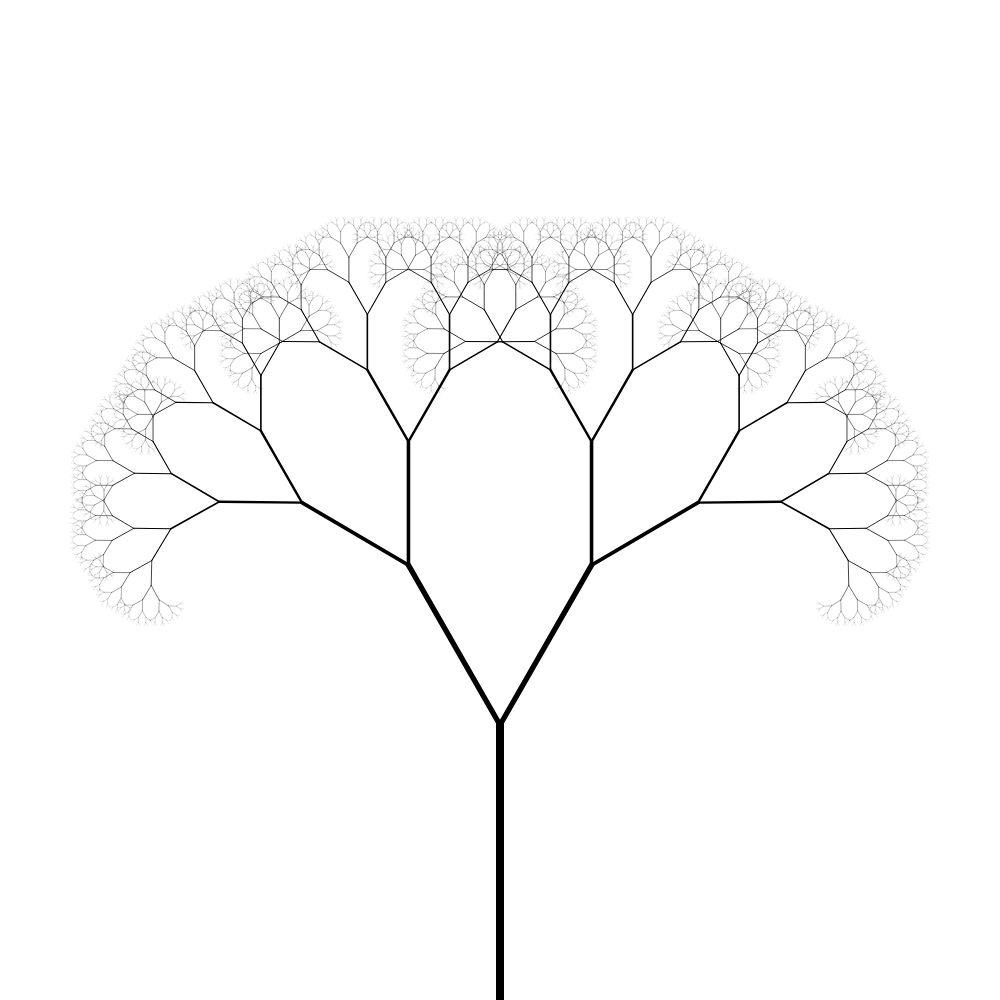
Frame 1 (no input)
Frame 60 (no input): identical to frame 1, image omitted
Frame 120 (the mouse pressed at the canvas centre since frame 60): identical to frame 1, image omitted

The p5.js sketch that drew this single still picture (run headless with seeded random() and noise() and a simulated clock; from frame 60 on, the mouse is pressed at the canvas centre):

// p5.js sketch
// ── sketch.js
let cnv,angle,drop,slider,rootLen,rootStroke,size;
let isSlider = false;

function centerCanvas()
{
	let x = (windowWidth - width) / 2;
	let y = (windowHeight - height) / 2;
	cnv.position(x,y);
}

function windowResized()
{
	setup();
}

function setup(){
	if(windowWidth > windowHeight)
		size = windowHeight;
	else
		size = windowWidth;
	cnv = createCanvas(size,size);
	centerCanvas();
	if(!isSlider)
		slider = createSlider(0,TWO_PI,PI/6,0.01);
	isSlider = true;
	drop = 0.67;
	rootLen = size*0.275;
	rootStroke = 8;
	stroke(0);
}

function draw(){
	background(255);
	translate(width/2,height);
	angle = slider.value();
	branch(rootLen,rootStroke);
}

function branch(len,weight){
	strokeWeight(weight);
	line(0,0,0,-len);
	translate(0,-len);
	if(len > 4){
		push()
		rotate(angle);
		branch(len*drop,weight*drop);
		pop();
		push();
		rotate(-angle);
		branch(len*drop,weight*drop);
		pop();
	}
}
